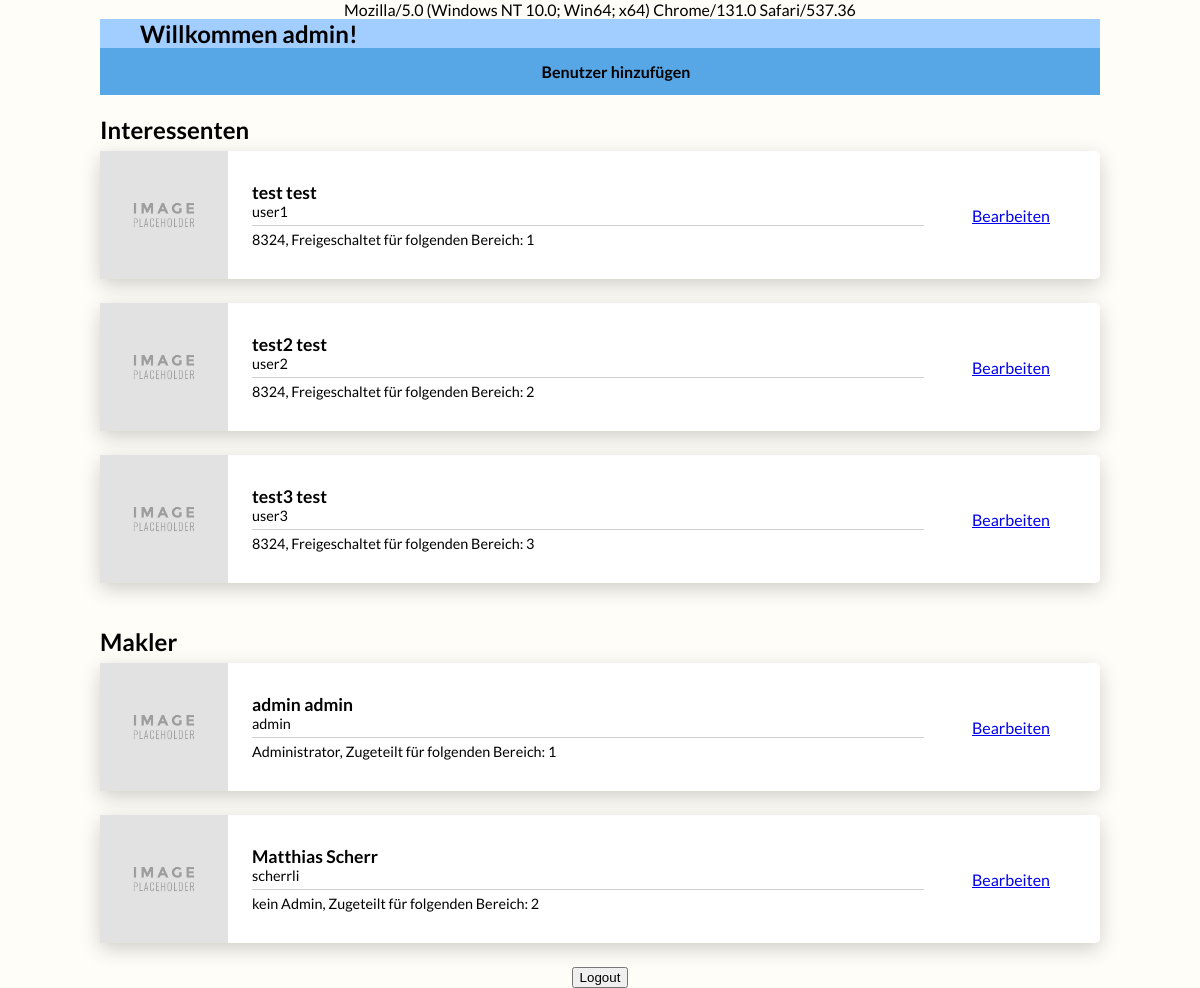
Screenshot of /LAP/home-admin.php (signed in) with the database file from the repository.
### tables this page shows
CREATE TABLE `interessenten` (
  `ID` int(11) NOT NULL,
  `Vorname` varchar(100) NOT NULL,
  `Nachname` varchar(100) NOT NULL,
  `PLZ` varchar(6) NOT NULL,
  `Benutzername` varchar(100) NOT NULL,
  `Passwort` varchar(255) NOT NULL,
  `Anmeldezeit` datetime DEFAULT NULL,
  `Bereich_ID` int(11) NOT NULL
);

CREATE TABLE `makler` (
  `ID` int(11) NOT NULL,
  `Vorname` varchar(100) NOT NULL,
  `Nachname` varchar(100) NOT NULL,
  `Benutzername` varchar(100) NOT NULL,
  `Passwort` varchar(255) NOT NULL,
  `Admin-Rechte` tinyint(1) NOT NULL DEFAULT '0',
  `Bereich_ID` int(11) NOT NULL
);

### LAP/home-admin.php (the view, shortened to what this page needs)
<!DOCTYPE html>
<html>
<head>
    <link rel="stylesheet" type="text/css" media="screen" href="styles/home-admin.css" />
</head>
<body>
    <section class="top">
        <h1>Willkommen <?php echo $_SESSION['session_user'] ?>!</h1>
    </section>
    <header>
        <nav>
            <ul>
                <li><a href="registerUser.php">Benutzer hinzufügen</a></li>
            </ul>
        </nav>
    </header>
    <section class="content">
        <h2>Interessenten</h2>
         <?php
            $sql = "SELECT * FROM interessenten";
            $result = mysqli_query($connection, $sql);
            while($row = $result->fetch_assoc())
            {
        ?>
        <div class="card">
            <div class="image"></div>
            <div class="description">
                <h3><?php echo $row['Vorname'] . " " . $row['Nachname']?></h3>
                <p><?php echo $row['Benutzername'] ?></p>
                <div class="line"></div>
                <p><?php echo $row['PLZ'] . ", Freigeschaltet für folgenden Bereich: " . $row['Bereich_ID'] ?></p>
            </div>
            <div class="end">
                <a href="#">Bearbeiten</a>
            </div>
        </div>
        <?php
            }
        ?>
    </section>
    <section class="content2">
        <h2>Makler</h2>
         <?php
            $sql2 = "SELECT * FROM makler";
            $result2 = mysqli_query($connection, $sql2);
            while($row2 = $result2->fetch_assoc())
            {
        ?>
        <div class="card">
            <div class="image"></div>
            <div class="description">
                <h3><?php echo $row2['Vorname'] . " " . $row2['Nachname']?></h3>
                <p><?php echo $row2['Benutzername'] ?></p>
                <div class="line"></div>
                <p><?php
                        if($row2['Admin-Rechte'] == 1)
                        {
                            echo "Administrator" . ", Zugeteilt für folgenden Bereich: " . $row2['Bereich_ID'];
                        }
                        else
                        {
                            echo "kein Admin" . ", Zugeteilt für folgenden Bereich: " . $row2['Bereich_ID'];
                        }
                    ?>
                </p>
            </div>
            <div class="end">
                <a href="#">Bearbeiten</a>
            </div>
        </div>
        <?php
            }
        ?>
    </section>
    <form action="scripts/logout.php" method="POST">
        <input type="submit" name="logout" value="Logout" />
    </form>
</body>
</html>

### LAP/styles/home-admin.css (style rules this page uses)
html, body { margin: 0 auto; padding: 0; font-family: 'Lato', sans-serif; background-color: #fffdf7; }
body { display: flex; flex-direction: column; justify-content: top; align-items: center; height: 100%; width: 1000px; }
section.top { justify-self: center; height: 90px; align-self: center; background-color: #a2cdff; width: calc(100% - 5em); padding: 0 2.5em; display: flex; flex-direction: column; justify-content: center; }
nav, header { width: 100%; background-color: #333; }
ul { list-style-type: none; margin: 0; padding: 0; overflow: hidden; background-color: rgba(89, 173, 241, 0.95); width: 100%; }
li { float: left; width: 100%; }
li a { display: block; color: #000; text-align: center; padding: 14px 16px; text-decoration: none; width: 100%; font-weight: bold; }
h1 { padding: 0; margin: 0; }
.card { background-color: #fff; border-radius: 5px; box-shadow: 0 6px 20px 0 rgba(0, 0, 0, 0.19); width: 1000px; display: grid; grid-template-columns: 128px auto 128px; grid-template-rows: 128px; grid-template-areas: 'thumnail description end'; margin-bottom: 1.5em; }
.image { grid-area: thumnail; background-image: url('../imgs/placeholder.jpg'); background-repeat: no-repeat; background-size: cover; }
.description { grid-area: description; display: flex; flex-direction: column; justify-content: center; padding-left: 1.5em; }
h2 { margin-bottom: 0.3em; font-size: 1.5rem; font-weight: bolder; }
h3 { margin: 0; padding: 0; font-size: 1.1rem; font-weight: 600; }
p { padding: 0; margin: 0; font-size: 0.9rem; font-weight: 500; }
.end { grid-area: end; display: flex; flex-direction: column; justify-content: center; }
.line { background-color: rgba(0, 0, 0, 0.19); height: 1px; margin-right: 3em; margin: 0.3em 3em 0.3em 0; }

### rows the page displays
interessenten: Vorname "test", Nachname "test", Benutzername "user1", PLZ "8324", Bereich_ID "1"
interessenten: Vorname "test2", Nachname "test", Benutzername "user2", PLZ "8324", Bereich_ID "2"
interessenten: Vorname "test3", Nachname "test", Benutzername "user3", PLZ "8324", Bereich_ID "3"
makler: Vorname "admin", Nachname "admin", Benutzername "admin", Bereich_ID "1"
makler: Vorname "Matthias", Nachname "Scherr", Benutzername "scherrli", Bereich_ID "2"

### other values shown
$_SESSION['session_user'] "admin"
